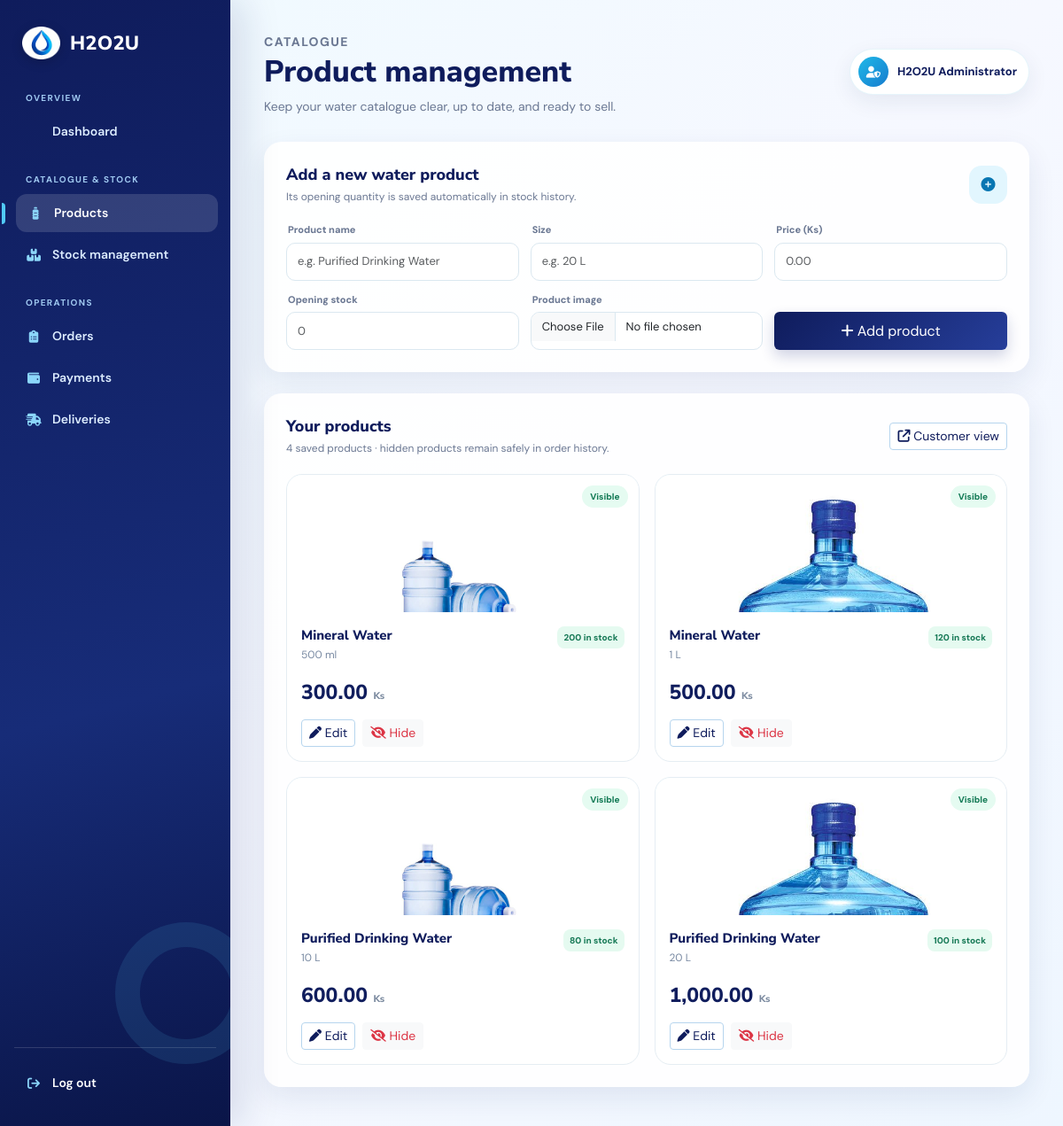
The app's page /admin/admin_products.php (signed in) with its own data.
### tables this page shows
CREATE TABLE `tbl_product` (
  `productID` int(11) NOT NULL AUTO_INCREMENT,
  `product_name` varchar(120) NOT NULL,
  `size` varchar(50) NOT NULL,
  `price` decimal(10,2) NOT NULL,
  `stock` int(11) NOT NULL DEFAULT 0,
  `is_active` tinyint(1) NOT NULL DEFAULT 1,
  `image_path` varchar(255) DEFAULT NULL,
  PRIMARY KEY (`productID`)
);

### admin/admin_products.php (the view, shortened to what this page needs)
<?php
$db = database();
$products = $db->query("SELECT productID, product_name, size, price, stock, is_active, COALESCE(image_path, 'images/water_one.jpg') AS image_path FROM tbl_product ORDER BY is_active DESC, productID DESC")->fetchAll();
?>
<!doctype html>
<html lang="en">
<head>
    <link href="https://cdnjs.cloudflare.com/ajax/libs/font-awesome/6.5.2/css/all.min.css" rel="stylesheet">
    <link href="https://cdn.jsdelivr.net/npm/bootstrap@5.3.3/dist/css/bootstrap.min.css" rel="stylesheet">
    <link rel="stylesheet" href="admin-dashboard.css">
</head>
<body class="admin-app">
<?php include __DIR__ . '/admin_sidebar.php'; ?>
<main class="container">
    <header class="dashboard-top">
        <div>
            <p class="eyebrow">Catalogue</p>
            <h1>Product management</h1>
            <p>Keep your water catalogue clear, up to date, and ready to sell.</p>
        </div>
        <div class="admin-user"><i class="fa-solid fa-user-shield"></i><span><?= htmlspecialchars($_SESSION['admin_name'] ?? 'Admin') ?></span></div>
    </header>
    <section class="admin-panel product-create mb-4">
        <div class="section-head">
            <div><h2>Add a new water product</h2><p>Its opening quantity is saved automatically in stock history.</p></div>
            <span class="panel-icon"><i class="fa-solid fa-circle-plus"></i></span>
        </div>
        <form method="post" enctype="multipart/form-data" class="product-form-grid">
            <label><span>Product name</span><input class="form-control" name="product_name" placeholder="e.g. Purified Drinking Water" required></label>
            <label><span>Size</span><input class="form-control" name="size" placeholder="e.g. 20 L" required></label>
            <label><span>Price (Ks)</span><input class="form-control" name="price" type="number" min="0" step="0.01" placeholder="0.00" required></label>
            <label><span>Opening stock</span><input class="form-control" name="stock" type="number" min="0" placeholder="0" required></label>
            <label class="image-picker"><span>Product image</span><input class="form-control" name="image" type="file" accept="image/jpeg,image/png,image/webp" required></label>
            <button class="btn btn-primary product-submit"><i class="fa-solid fa-plus"></i> Add product</button>
        </form>
    </section>
    <section class="admin-panel catalogue-panel">
        <div class="section-head">
            <div><h2>Your products</h2><p><?= count($products) ?> saved product<?= count($products) === 1 ? '' : 's' ?> · hidden products remain safely in order history.</p></div>
            <a href="../products.php?admin=1" class="btn btn-outline-primary btn-sm"><i class="fa-solid fa-arrow-up-right-from-square"></i> Customer view</a>
        </div>
        <div class="catalogue-grid">
            <?php foreach ($products as $product): ?>
                <article class="catalogue-card <?= $product['is_active'] ? '' : 'is-hidden' ?>">
                    <div class="catalogue-image">
                        <?php if ($product['image_path']): ?>
                            <img src="../<?= htmlspecialchars($product['image_path']) ?>" alt="<?= htmlspecialchars($product['product_name']) ?>">
                        <?php else: ?>
                            <i class="fa-solid fa-bottle-water"></i>
                        <?php endif; ?>
                        <span class="visibility-badge <?= $product['is_active'] ? 'visible' : 'hidden' ?>"><?= $product['is_active'] ? 'Visible' : 'Hidden' ?></span>
                    </div>
                    <div class="catalogue-content">
                        <div class="catalogue-title"><div><h3><?= htmlspecialchars($product['product_name']) ?></h3><p><?= htmlspecialchars($product['size']) ?></p></div><span class="stock-count <?= (int)$product['stock'] <= 10 ? 'low' : '' ?>"><?= (int)$product['stock'] ?> in stock</span></div>
                        <div class="catalogue-price"><?= number_format((float)$product['price'], 2) ?> <small>Ks</small></div>
                        <div class="catalogue-actions">
                            <button type="button" class="btn btn-outline-primary btn-sm" onclick="var el=document.getElementById('edit<?= (int)$product['productID'] ?>');el.style.display=el.style.display==='none'?'block':'none';"><i class="fa-solid fa-pen"></i> Edit</button>
                            <?php if ($product['is_active']): ?>
                                <form method="post"><button class="btn btn-light btn-sm text-danger" onclick="return confirm('Hide this product from customers?')"><i class="fa-solid fa-eye-slash"></i> Hide</button></form>
                            <?php endif; ?>
                        </div>
                    </div>
                </article>
            <?php endforeach; ?>
        </div>
    </section>
</main>
</body>
</html>

### admin/admin-nav.css (style rules this page uses)
:root { --navy:#0f1c5c; --navy-dark:#091042; --blue:#179ed5; --sky:#eaf8ff; --ink:#17213d; --muted:#6b7893; --line:#e4edf4; --surface:#fff; }
* { box-sizing:border-box; }
body.admin-app { margin:0; min-height:100vh; background:linear-gradient(135deg,#effaff 0%,#f6f8ff 48%,#eef6ff 100%); color:var(--ink); font-family:'DM Sans',Arial,sans-serif; }
.admin-app main.container { width:auto; max-width:none; margin-left:260px; padding:31px 38px 44px; }
.dashboard-top { display:flex; align-items:center; justify-content:space-between; gap:18px; margin-bottom:29px; }
.eyebrow { margin:0 0 5px; color:var(--blue); font-size:11px; font-weight:800; letter-spacing:1.4px; text-transform:uppercase; }
.dashboard-top h1 { margin:0; color:var(--navy); font:800 clamp(25px,3vw,34px) 'Nunito Sans',sans-serif; }
.dashboard-top p { margin:6px 0 0; color:var(--muted); font-size:14px; }
.admin-user { display:flex; align-items:center; gap:10px; padding:8px 13px 8px 9px; background:#fff; border:1px solid rgba(23,158,213,.1); border-radius:50px; box-shadow:0 8px 24px rgba(21,51,95,.08); color:var(--navy); font-size:13px; font-weight:700; }
.admin-user i { display:grid; width:34px; height:34px; place-items:center; border-radius:50%; color:#fff; background:linear-gradient(135deg,#20b9e8,#167bce); }
.admin-panel { border:0; border-radius:20px; background:rgba(255,255,255,.93); box-shadow:0 12px 32px rgba(19,49,102,.09); }
.admin-app .btn-primary { border:0; background:linear-gradient(135deg,var(--navy),#263e9a); box-shadow:0 7px 16px rgba(19,37,113,.2); }
.admin-app .btn-outline-primary { color:var(--navy); border-color:#b6d5ee; background:#fff; }
.section-head { display:flex; align-items:center; justify-content:space-between; gap:15px; margin-bottom:20px; }
.section-head h2 { margin:0; color:var(--navy); font:800 18px 'Nunito Sans',sans-serif; }
.section-head p { margin:4px 0 0; color:var(--muted); font-size:12px; }
.admin-app .form-control,.admin-app .form-select { border-color:#dbe8f0; border-radius:10px; min-height:43px; font-size:13px; }
.panel-icon { display:grid; width:43px; height:43px; place-items:center; border-radius:14px; color:#0876b2; background:#e2f6fe; }

### admin/products.css (style rules this page uses)
.product-create,.catalogue-panel { padding:25px; }
.product-form-grid { display:grid; grid-template-columns:1.5fr .75fr .8fr .8fr 1.1fr auto; gap:13px; align-items:end; }
.product-form-grid label,.edit-grid label { display:block; margin:0; color:#6b7893; font-size:11px; font-weight:800; }
.product-form-grid label span,.edit-grid label span { display:block; margin:0 0 6px 2px; }
.product-submit { min-height:43px; white-space:nowrap; }
.catalogue-grid { display:grid; grid-template-columns:repeat(3,minmax(0,1fr)); gap:17px; }
.catalogue-card { overflow:hidden; border:1px solid #e5edf3; border-radius:18px; background:#fff; transition:box-shadow .2s,transform .2s; }
.catalogue-image { position:relative; display:grid; height:155px; place-items:center; overflow:hidden; color:#58a6cc; background:linear-gradient(135deg,#dff6ff,#edf3ff); font-size:48px; }
.catalogue-image img { width:100%; height:100%; object-fit:cover; }
.visibility-badge { position:absolute; top:12px; right:12px; padding:5px 9px; border-radius:50px; font-size:10px; font-weight:800; }
.visibility-badge.visible { color:#137a55; background:#e5fbf1; }
.catalogue-content { padding:16px; }
.catalogue-title { display:flex; align-items:flex-start; justify-content:space-between; gap:8px; }
.catalogue-title h3 { margin:0; color:var(--navy); font:800 15px 'Nunito Sans',sans-serif; }
.catalogue-title p { margin:3px 0 0; color:#7889a2; font-size:12px; }
.stock-count { flex:0 0 auto; padding:5px 7px; border-radius:8px; color:#187a57; background:#e5faf0; font-size:10px; font-weight:800; }
.catalogue-price { margin:18px 0 15px; color:#101d5d; font:800 23px 'Nunito Sans',sans-serif; }
.catalogue-price small { color:#7c8ba0; font-size:11px; }
.catalogue-actions { display:flex; gap:8px; }
.catalogue-actions form { margin:0; }
@media (max-width:1200px) { .product-form-grid { grid-template-columns:repeat(3,1fr) } }
@media (max-width:1200px) { .catalogue-grid { grid-template-columns:repeat(2,1fr) } }

### records on screen
tbl_product: is_active "Visible", product_name "Mineral Water", size "500 ml", stock "200", price "300.00"
tbl_product: is_active "Visible", product_name "Mineral Water", size "1 L", stock "120", price "500.00"
tbl_product: is_active "Visible", product_name "Purified Drinking Water", size "10 L", stock "80", price "600.00"
tbl_product: is_active "Visible", product_name "Purified Drinking Water", size "20 L", stock "100", price "1,000.00"

### other values on screen
$_SESSION['admin_name'] "H2O2U Administrator"
count($products) "4"
